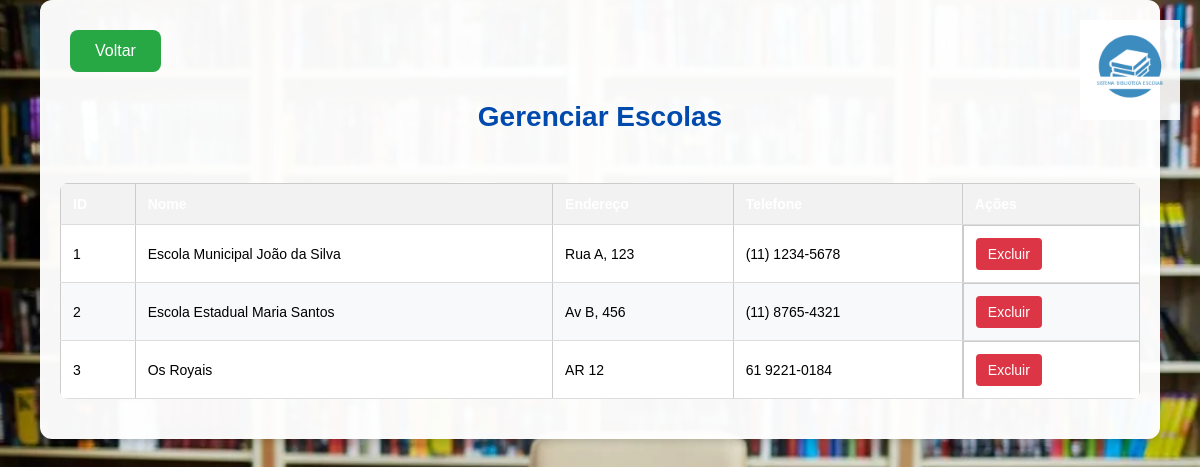
/gerenciar_escolas (signed in), run on an earlier commit of the app's database.
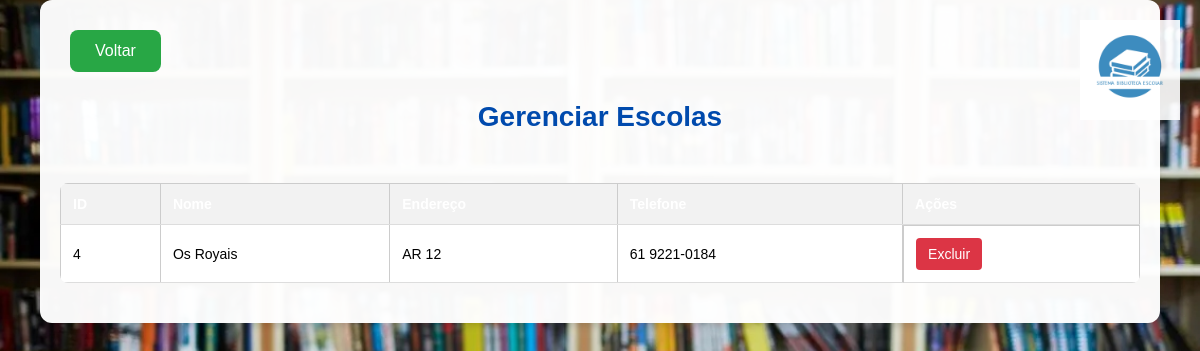
And on a later commit of the database.
### tables this page shows
CREATE TABLE escolas (
    id INTEGER PRIMARY KEY AUTOINCREMENT,
    nome TEXT NOT NULL,
    endereco TEXT,
    telefone TEXT
);

### app.py (the view)
@app.route('/gerenciar_escolas')
def gerenciar_escolas():
    if 'usuario_cpf' not in session:
        return redirect(url_for('login'))
    if session.get('tipo_usuario') != 'super_admin':
        flash('Apenas o administrador geral pode gerenciar escolas!', 'error')
        return redirect(url_for('index'))
    conn = get_db_connection()
    escolas = conn.execute('SELECT * FROM escolas').fetchall()
    conn.close()
    return render_template('gerenciar_escolas.html', escolas=escolas)

### app.py (called while the page is built)
def get_db_connection():
    conn = sqlite3.connect('database.db')
    conn.row_factory = sqlite3.Row
    return conn

### templates/gerenciar_escolas.html (shortened to what this page needs)
<!DOCTYPE html>
<html lang="pt-br">
<head>
    <link rel="stylesheet" href="{{ url_for('static', filename='style.css') }}">
</head>
<body>
    <div class="logo-container">
        <img src="{{ url_for('static', filename='logosbe.png') }}" alt="Logo Sistema Biblioteca Escolar">
    </div>
    <div class="container">
        <a href="{{ url_for('index') }}" class="back-button">Voltar</a>
        <h1>Gerenciar Escolas</h1>
        <div class="table-container">
            <table>
                <thead>
                    <tr>
                        <th>ID</th>
                        <th>Nome</th>
                        <th>Endereço</th>
                        <th>Telefone</th>
                        <th>Ações</th>
                    </tr>
                </thead>
                <tbody>
                    {% for escola in escolas %}
                    <tr>
                        <td>{{ escola.id }}</td>
                        <td>{{ escola.nome }}</td>
                        <td>{{ escola.endereco }}</td>
                        <td>{{ escola.telefone }}</td>
                        <td class="action-buttons">
                            <a href="{{ url_for('excluir_escola', id=escola.id) }}"
                               class="delete-button"
                               onclick="return confirm('Tem certeza que deseja excluir esta escola? Esta ação não pode ser desfeita e excluirá todos os dados relacionados à escola.')">
                                Excluir
                            </a>
                        </td>
                    </tr>
                    {% endfor %}
                </tbody>
            </table>
        </div>
    </div>
</body>
</html>

What changed in the data, as far as the page shows it:
removed escolas: id "1", nome "Escola Municipal João da Silva", endereco "Rua A, 123", telefone "(11) 1234-5678"
removed escolas: id "2", nome "Escola Estadual Maria Santos", endereco "Av B, 456", telefone "(11) 8765-4321"
removed escolas: id "3", nome "Os Royais", endereco "AR 12", telefone "61 9221-0184"
added escolas: id "4", nome "Os Royais", endereco "AR 12", telefone "61 9221-0184"
